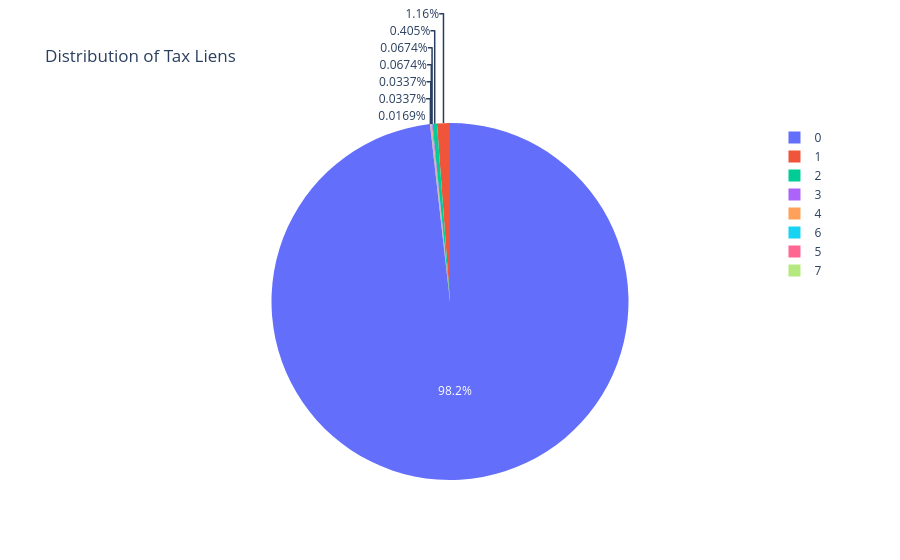
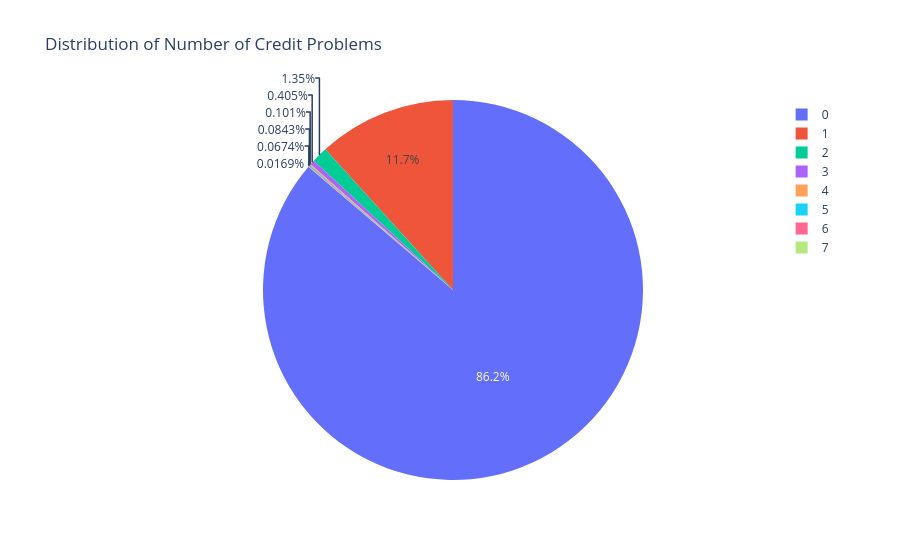
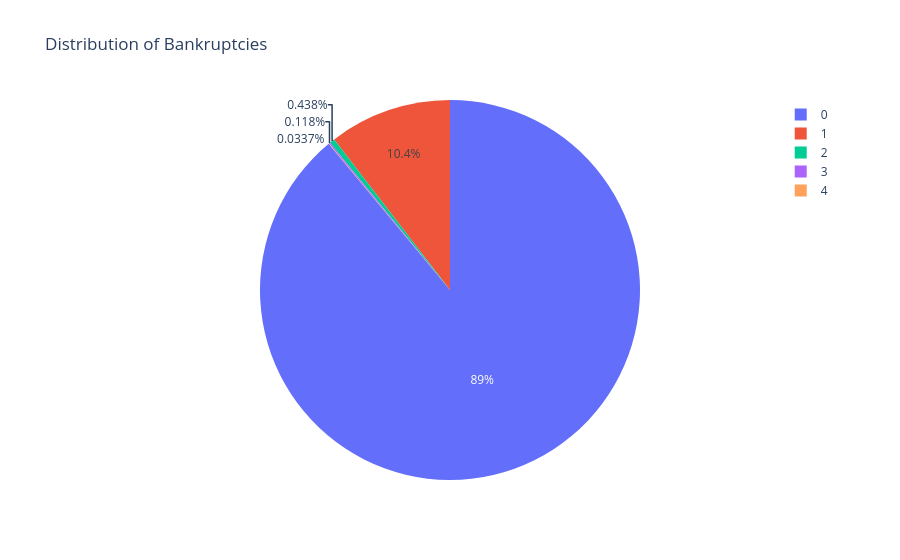
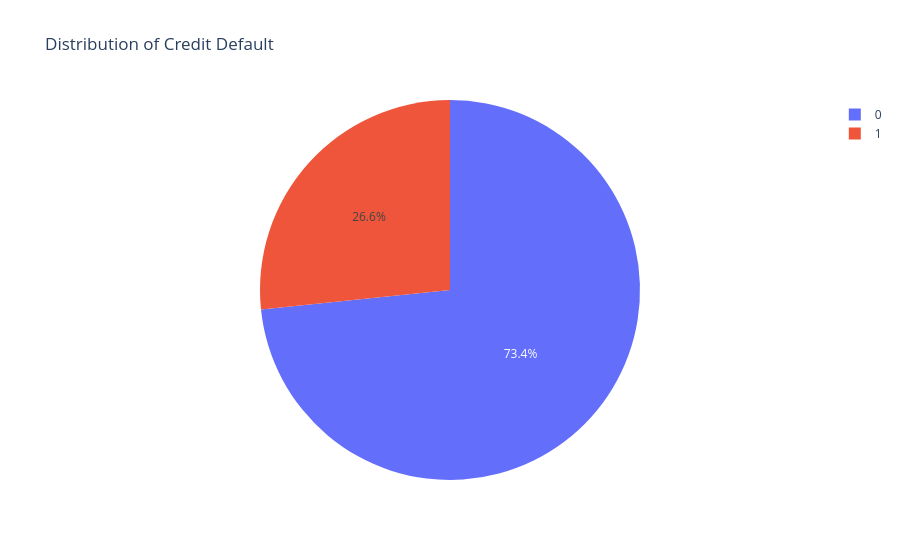

The cell these charts' notebook holds for them, in order:
### Code cell
for i in discrete:
    counts = df[i].value_counts()
    fig = px.pie(counts, values=counts.values, names=counts.index, title=f'Distribution of {i}')
    fig.show()

### Figure 1 — Plotly figure (JSON) as saved in the notebook; plotly's stock layout.template omitted (floating-point values rounded to 4 significant figures)
{"data": [{"domain": {"x": [0, 1], "y": [0, 1]}, "hovertemplate": "Tax Liens=%{label}<br>value=%{value}<extra></extra>", "labels": [0, 1, 2, 3, 4, 6, 5, 7], "legendgroup": "", "name": "", "showlegend": true, "type": "pie", "values": [5825, 69, 24, 4, 4, 2, 2, 1]}], "layout": {"autosize": true, "legend": {"tracegroupgap": 0}, "title": {"text": "Distribution of Tax Liens"}}}

### Figure 2 — Plotly figure (JSON) as saved in the notebook; plotly's stock layout.template omitted (floating-point values rounded to 4 significant figures)
{"data": [{"domain": {"x": [0, 1], "y": [0, 1]}, "hovertemplate": "Number of Credit Problems=%{label}<br>value=%{value}<extra></extra>", "labels": [0, 1, 2, 3, 4, 5, 6, 7], "legendgroup": "", "name": "", "showlegend": true, "type": "pie", "values": [5115, 696, 80, 24, 6, 5, 4, 1]}], "layout": {"autosize": true, "legend": {"tracegroupgap": 0}, "title": {"text": "Distribution of Number of Credit Problems"}}}

### Figure 3 — Plotly figure (JSON) as saved in the notebook; plotly's stock layout.template omitted (floating-point values rounded to 4 significant figures)
{"data": [{"domain": {"x": [0, 1], "y": [0, 1]}, "hovertemplate": "Bankruptcies=%{label}<br>value=%{value}<extra></extra>", "labels": [0, 1, 2, 3, 4], "legendgroup": "", "name": "", "showlegend": true, "type": "pie", "values": [5277, 619, 26, 7, 2]}], "layout": {"autosize": true, "legend": {"tracegroupgap": 0}, "title": {"text": "Distribution of Bankruptcies"}}}

### Figure 4 — Plotly figure (JSON) as saved in the notebook; plotly's stock layout.template omitted (floating-point values rounded to 4 significant figures)
{"data": [{"domain": {"x": [0, 1], "y": [0, 1]}, "hovertemplate": "Credit Default=%{label}<br>value=%{value}<extra></extra>", "labels": [0, 1], "legendgroup": "", "name": "", "showlegend": true, "type": "pie", "values": [4351, 1580]}], "layout": {"autosize": true, "legend": {"tracegroupgap": 0}, "title": {"text": "Distribution of Credit Default"}}}
